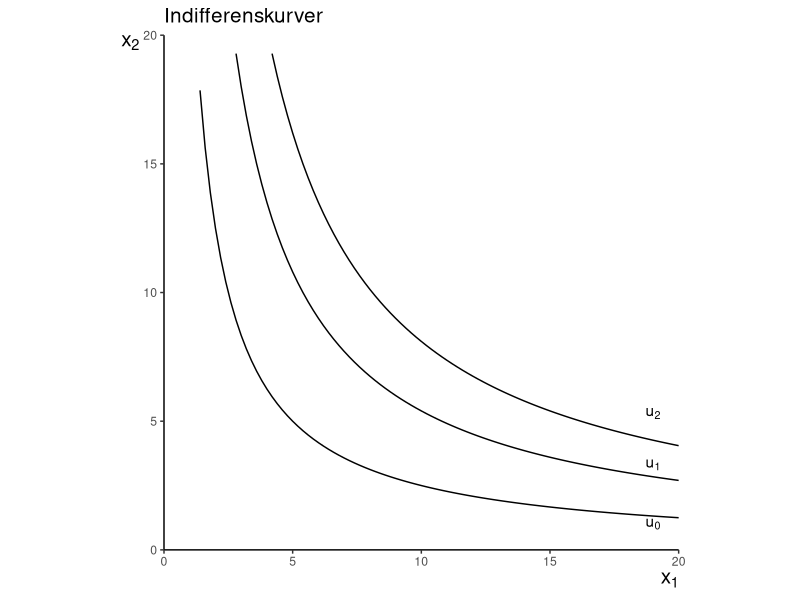
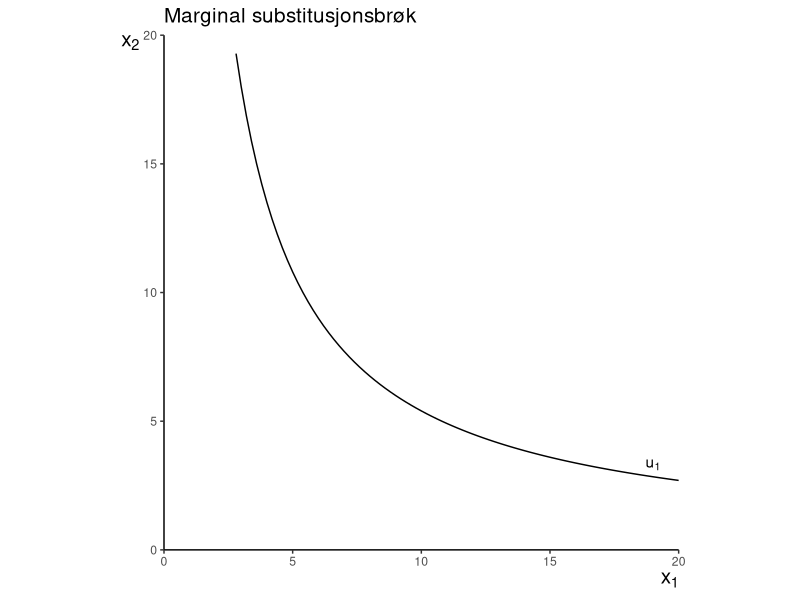
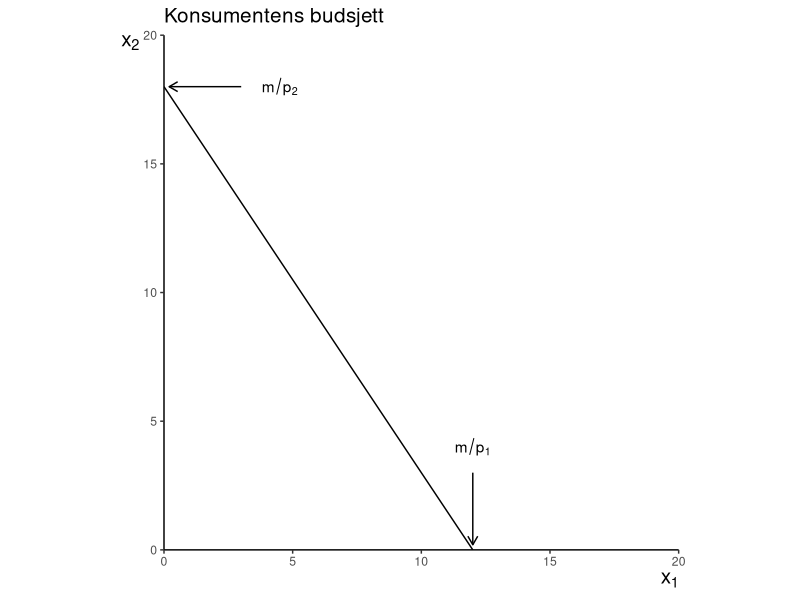

Generate these figures, in order, with R:
## ---- chunk 1
#| label: fig-indkurver
#| fig-cap: "Indifferenskurver"


rm(list = ls())


suppressPackageStartupMessages(library(tidyverse))


#lag aksen for tegningen

axes_1 <- ggplot()+
  labs(x=expression(x[1]), y=expression(x[2]))+
  theme(axis.title = element_text(size = 15),
        plot.title = element_text(size = 15),
        panel.background = element_blank(), # hvit bakgrunn
        axis.line = element_line(colour = "black"), # sett inn akselinjer
        axis.title.x = element_text(hjust = 1),
        axis.title.y = element_text(angle = 0, vjust = 1, hjust=1))+ # juster labels på aksene  
  coord_fixed(ratio = 1)+ # lik skala for x og y aksen
  scale_x_continuous(limits = c(0, 20), expand = c(0, 0))+
  scale_y_continuous(limits = c(0, 20), expand = c(0, 0)) # begrense aksene
# og sikre at akselinjene møttes i (0,0).

# nyttefunkjsonen som brukes U=x1^.5x2^.5 (Cobb-Douglas)

# vi angir noen indifferenskurver

I_0 <- function(x_1) (5^2)/x_1 # nyttenivå 5
I_1 <- function(x_1) (7.3485^2)/x_1 # nytte=7.3485
I_2 <- function(x_1) (9^2)/x_1 # nytte =9

figur_1 <- axes_1 + labs(title="Indifferenskurver")+
  stat_function(
        fun=I_0,
        mapping = aes()
        ) +
  stat_function(
                fun=I_1,
                mapping = aes()
  ) +
  stat_function(
                fun=I_2,
                mapping = aes()
  )+
  annotate("text",x=19,y=1, label=expression(u[0]))+
  annotate("text",x=19,y=3.3, label=expression(u[1]))+
  annotate("text",x=19,y=5.3, label=expression(u[2]))

figur_1
## ---- chunk 2
#| label: fig-mrs
#| fig-cap: "Marginal substitusjonsbrøk"
#| echo: true
figur_2 <- axes_1+ labs(title="Marginal substitusjonsbrøk")+
  stat_function(
                fun=I_1,
                mapping = aes()
  )+
  annotate("text",x=19,y=3.3, label=expression(u[1]))
  

figur_2
## ---- chunk 3
#| label: fig-budsjett
#| fig-cap: "Konsumentens budsjett"

buds_0 <- function(x_1) 18-1.5*x_1

figur_3 <- axes_1+
  labs(title="Konsumentens budsjett")+
  stat_function(
                fun=buds_0,
                mapping = aes()
  )+
  annotate("text",x=4.5,y=18, label=expression(m/p[2]))+
  geom_segment(aes(x=3, y=18, xend=.2, yend=18),
               arrow = arrow(length = unit(0.25, "cm")))+
  annotate("text",x=12,y=4., label=expression(m/p[1]))+
  geom_segment(aes(x=12, y=3, xend=12, yend=.2),
               arrow = arrow(length = unit(0.25, "cm")))

figur_3
## ---- chunk 4
#| label: tbl-iris
#| tbl-cap: "Iris Data"

library(knitr)
kable(head(iris))

